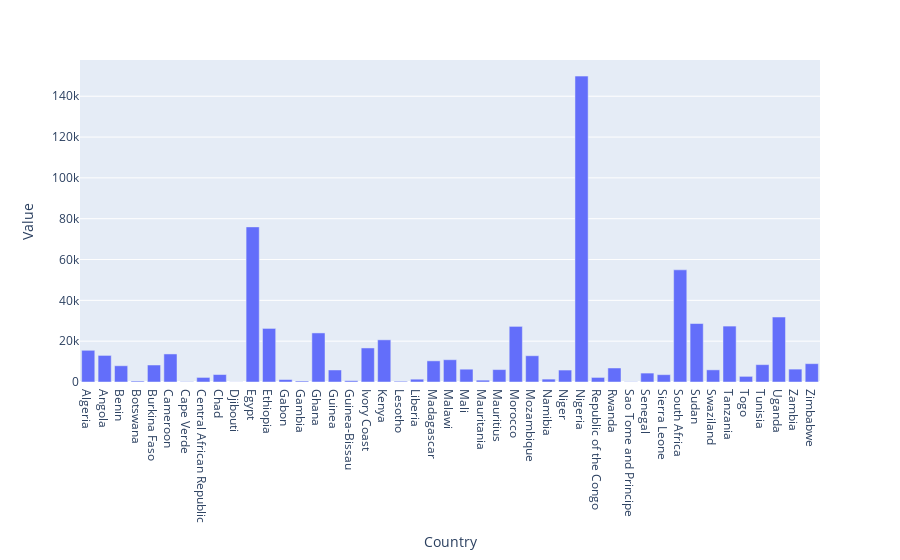

Notebook code cell kept with this figure:
### Code cell
px.bar(year_2004, x='Country', y='Value')

### Figure 1 — Plotly figure (JSON) as saved in the notebook; plotly's stock layout.template omitted (floating-point values rounded to 4 significant figures)
{"data": [{"alignmentgroup": "True", "hovertemplate": "Country=%{x}<br>Value=%{y}<extra></extra>", "legendgroup": "", "marker": {"color": "#636efa", "pattern": {"shape": ""}}, "name": "", "offsetgroup": "", "orientation": "v", "showlegend": false, "textposition": "auto", "type": "bar", "x": ["Algeria", "Angola", "Benin", "Botswana", "Burkina Faso", "Cameroon", "Cape Verde", "Central African Republic", "Chad", "Djibouti", "Egypt", "Ethiopia", "Gabon", "Gambia", "Ghana", "Guinea", "Guinea-Bissau", "Ivory Coast", "Kenya", "Lesotho", "Liberia", "Madagascar", "Malawi", "Mali", "Mauritania", "Mauritius", "Morocco", "Mozambique", "Namibia", "Niger", "Nigeria", "Republic of the Congo", "Rwanda", "Sao Tome and Principe", "Senegal", "Sierra Leone", "South Africa", "Sudan", "Swaziland", "Tanzania", "Togo", "Tunisia", "Uganda", "Zambia", "Zimbabwe"], "xaxis": "x", "y": [15536, 13028, 7963, 461, 8323, 13739, 148, 2242, 3660, 55, 75989, 26246, 1211, 473, 24040, 5891, 637, 16675, 20664, 371, 1382, 10360, 10917, 6275, 906, 6081, 27244, 12867, 1421, 5852, 149857, 2241, 6863, 113, 4368, 3592, 54949, 28646, 5950, 27389, 2765, 8503, 31819, 6310, 8984], "yaxis": "y"}], "layout": {"barmode": "relative", "legend": {"tracegroupgap": 0}, "margin": {"t": 60}, "xaxis": {"anchor": "y", "domain": [0, 1], "title": {"text": "Country"}}, "yaxis": {"anchor": "x", "domain": [0, 1], "title": {"text": "Value"}}}}
